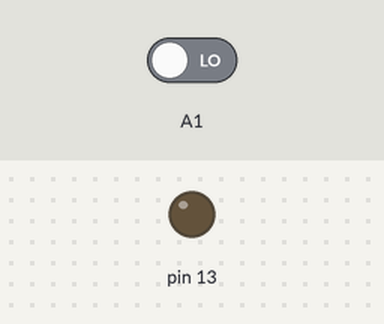
Recording of a sketch running on a simulated Arduino Uno, built with avr-gcc and run on an emulated ATmega328P. On the bench: output pins drawn as LEDs (lit = HIGH). Inputs (shaded band) come from the test bench; at power-on: A1 LOW. What the sketch prints to the serial monitor is not drawn.

Above: at 1.2 s.
1.3 s: A1 driven HIGH
At 2.1 s:
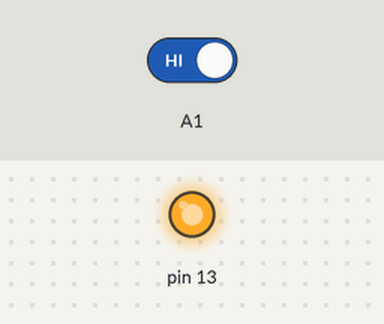
2.8 s: A1 driven LOW
At 3.3 s:
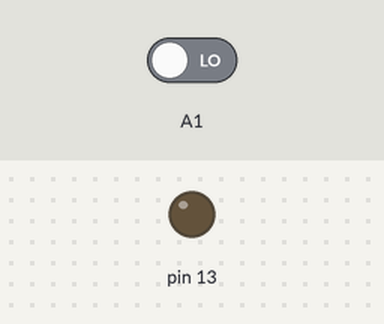
Timing chart, 0 to 5.8 s (numbered marks = the images above; inputs shaded):
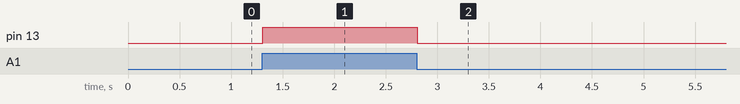

Measured:
- after the input at 1.3 s, pin 13: LOW → HIGH at once
- after the input at 2.8 s, pin 13: HIGH → LOW at once

The sketch:

sketch_LDRLED.ino
```cpp
int  ldr = 0;
void setup() {
  // put your setup code here, to run once:
  Serial.begin(9600);
  pinMode(A1,INPUT);
  pinMode(13,OUTPUT);
}

void loop() {
  // put your main code here, to run repeatedly:
  ldr = digitalRead(A1);
  Serial.println(ldr);
  if (ldr == 1)
  {
   digitalWrite(13,HIGH);
    }
  else
   {
      digitalWrite(13,LOW);
    }

}
```
